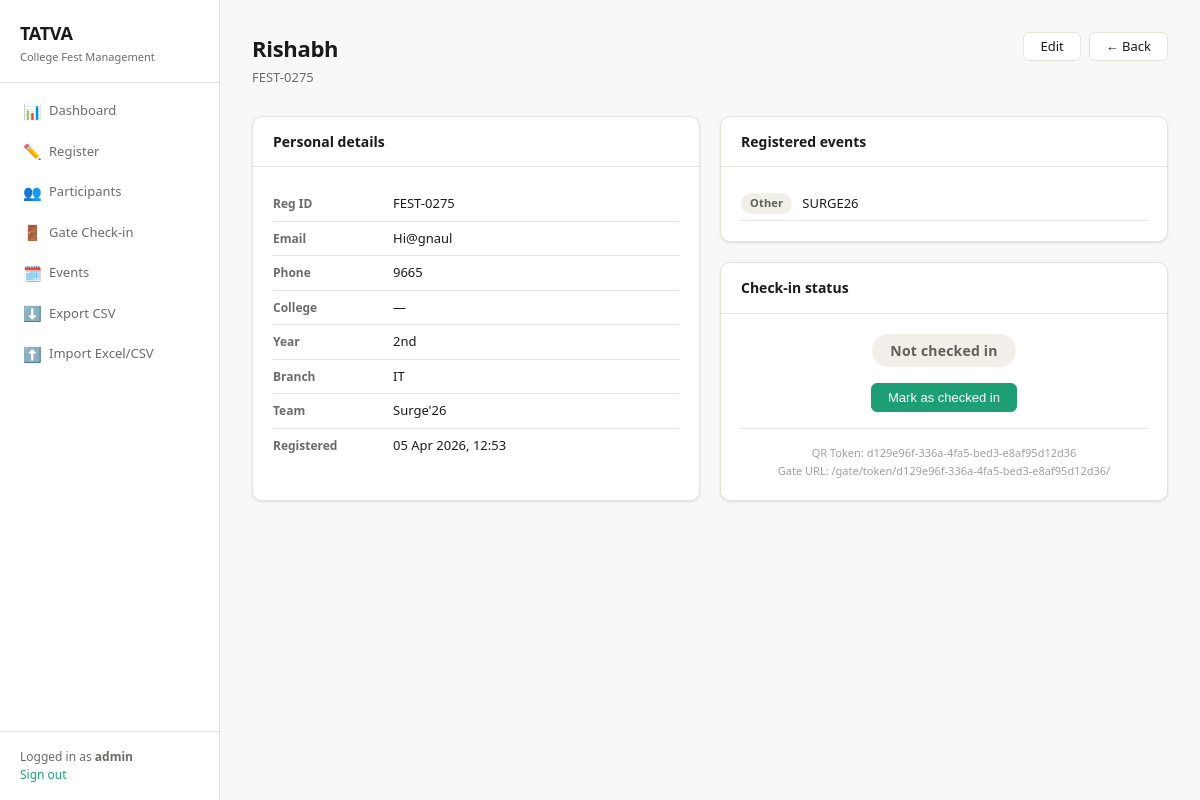
Page /participants/275/ (signed in) on the committed database.
### events/models.py (models this page shows, shortened)
class Participant(models.Model):
    reg_id = models.CharField(max_length=20, unique=True, editable=False)
    name = models.CharField(max_length=200)
    email = models.EmailField(unique=True)
    phone = models.CharField(max_length=15)
    college = models.CharField(max_length=300)
    year = models.CharField(max_length=20, choices=YearOfStudy.choices, blank=True)
    branch = models.CharField(max_length=150, blank=True)
    team_name = models.CharField(max_length=150, blank=True)
    events = models.ManyToManyField(Event, related_name='participants', blank=True)
    status = models.CharField(
        max_length=20,
        choices=[('registered', 'Registered'), ('checked-in', 'Checked In')],
        default='registered'
    )
    checkin_time = models.DateTimeField(null=True, blank=True)
    registered_at = models.DateTimeField(auto_now_add=True)
    qr_token = models.UUIDField(default=uuid.uuid4, unique=True, editable=False)
    class Meta:
        ordering = ['-registered_at']

class Event(models.Model):
    name = models.CharField(max_length=150)
    category = models.CharField(max_length=20, choices=EventCategory.choices, default=EventCategory.TECHNICAL)
    date = models.DateField(null=True, blank=True)
    venue = models.CharField(max_length=200, blank=True)
    max_participants = models.PositiveIntegerField(null=True, blank=True, help_text='Leave blank for unlimited')
    description = models.TextField(blank=True)
    created_at = models.DateTimeField(auto_now_add=True)
    class Meta:
        ordering = ['date', 'name']

### events/views.py (the view)
# urls.py: path('participants/<int:pk>/', views.participant_detail, name='participant_detail'),
@login_required
def participant_detail(request, pk):
    participant = get_object_or_404(Participant, pk=pk)
    details = [
        ('Reg ID', participant.reg_id),
        ('Email', participant.email),
        ('Phone', participant.phone),
        ('College', participant.college),
        ('Year', participant.year),
        ('Branch', participant.branch),
        ('Team', participant.team_name),
        ('Registered', participant.registered_at.strftime('%d %b %Y, %H:%M')),
    ]
    return render(request, 'events/participant_detail.html', {'participant': participant, 'details': details})

### events/templates/events/participant_detail.html (shortened to what this page needs)
{% extends 'events/base.html' %}
{% block content %}
<div class="page-header-row">
  <div class="page-header">
    <h2>{{ participant.name }}</h2>
    <p>{{ participant.reg_id }}</p>
  </div>
  <div style="display:flex;gap:8px">
    <a href="{% url 'edit_participant' participant.pk %}" class="btn">Edit</a>
    <a href="{% url 'participant_list' %}" class="btn">← Back</a>
  </div>
</div>
<div style="display:grid;grid-template-columns:1fr 1fr;gap:1.25rem">
  <div class="card">
    <div class="card-header"><h3>Personal details</h3></div>
    <div class="card-body">
      <table style="width:100%">
        {% for label, val in details %}
        <tr>
          <td style="font-size:12px;color:var(--muted);padding:7px 0;width:120px;font-weight:600">{{ label }}</td>
          <td style="font-size:13px;padding:7px 0">{{ val|default:"—" }}</td>
        </tr>
        {% endfor %}
      </table>
    </div>
  </div>
  <div>
    <div class="card" style="margin-bottom:1.25rem">
      <div class="card-header"><h3>Registered events</h3></div>
      <div class="card-body">
        {% for e in participant.events.all %}
        <div style="display:flex;align-items:center;gap:10px;padding:6px 0;border-bottom:1px solid var(--border)">
          <span class="badge badge-{% if e.category == 'Technical' %}green{% elif e.category == 'Cultural' %}amber{% elif e.category == 'Sports' %}red{% else %}gray{% endif %}">{{ e.category }}</span>
          <span style="font-size:13px;font-weight:500">{{ e.name }}</span>
        </div>
        {% empty %}
        <p style="font-size:13px;color:var(--muted)">No events registered</p>
        {% endfor %}
      </div>
    </div>
    <div class="card">
      <div class="card-header"><h3>Check-in status</h3></div>
      <div class="card-body" style="text-align:center">
        {% if participant.status == 'checked-in' %}
          <span class="badge badge-teal" style="font-size:14px;padding:6px 18px">Checked in</span>
          <p style="font-size:13px;color:var(--muted);margin-top:8px">{{ participant.checkin_time|date:"d M Y, H:i" }}</p>
        {% else %}
          <span class="badge badge-gray" style="font-size:14px;padding:6px 18px">Not checked in</span>
          <p style="margin-top:1rem">
            <form method="post" action="{% url 'quick_checkin' participant.pk %}">
              <button type="submit" class="btn btn-primary" onclick="this.form.submit()">Mark as checked in</button>
            </form>
          </p>
        {% endif %}
        <hr style="border:none;border-top:1px solid var(--border);margin:1rem 0">
        <p style="font-size:11px;color:var(--subtle)">QR Token: {{ participant.qr_token }}</p>
        <p style="font-size:11px;color:var(--subtle);margin-top:2px">Gate URL: /gate/token/{{ participant.qr_token }}/</p>
      </div>
    </div>
  </div>
</div>
{% endblock %}

### events/templates/events/base.html (shortened to what this page needs)
<!DOCTYPE html>
<html lang="en">
<head>
</head>
<body>
<div class="layout">
  <aside class="sidebar">
    <div class="sidebar-logo">
      <h1>TATVA</h1>
      <p>College Fest Management</p>
    </div>
    <nav class="sidebar-nav">
      <a href="{% url 'dashboard' %}" class="nav-item {% if request.resolver_match.url_name == 'dashboard' %}active{% endif %}">
        <span class="icon">📊</span> Dashboard
      </a>
      <a href="{% url 'register_participant' %}" class="nav-item {% if 'register' in request.resolver_match.url_name %}active{% endif %}">
        <span class="icon">✏️</span> Register
      </a>
      <a href="{% url 'participant_list' %}" class="nav-item {% if 'participant_list' in request.resolver_match.url_name %}active{% endif %}">
        <span class="icon">👥</span> Participants
      </a>
      <a href="{% url 'gate_checkin' %}" class="nav-item {% if 'gate' in request.resolver_match.url_name %}active{% endif %}">
        <span class="icon">🚪</span> Gate Check-in
      </a>
      <a href="{% url 'event_list' %}" class="nav-item {% if 'event' in request.resolver_match.url_name %}active{% endif %}">
        <span class="icon">🗓️</span> Events
      </a>
      <a href="{% url 'export_csv' %}" class="nav-item">
        <span class="icon">⬇️</span> Export CSV
      </a>
      <a href="#" onclick="document.getElementById('importModal').style.display='flex'; return false;" class="nav-item">
        <span class="icon">⬆️</span> Import Excel/CSV
      </a>
    </nav>
    <div class="sidebar-footer">
      Logged in as <strong>{{ request.user.username }}</strong><br>
      <a href="{% url 'logout' %}">Sign out</a>
    </div>
  </aside>
  <main class="main">
    {% block content %}{% endblock %}
  </main>
</div>
</body>
</html>

### events/templates/events/base.html (style rules this page uses)
* { box-sizing:border-box;margin:0;padding:0 }
:root { --accent:#1D9E75;--accent-dark:#085041;--accent-light:#E1F5EE; --danger:#E24B4A;--danger-light:#FCEBEB; --warn:#BA7517;--warn-light:#FAEEDA; --info:#185FA5;--info-light:#E6F1FB; --bg:#F8F8F6;--surface:#FFFFFF;--border:#E5E4DC; --text:#1A1A18;--muted:#6B6B66;--subtle:#A0A09A; --radius:10px;--radius-sm:6px; --shadow:0 1px 3px rgba(0,0,0,.07),0 1px 2px rgba(0,0,0,.05); }
body { font-family:'Segoe UI',system-ui,sans-serif;background:var(--bg);color:var(--text);font-size:15px;line-height:1.5;min-height:100vh }
a { color:var(--accent);text-decoration:none }
.layout { display:flex;min-height:100vh }
.sidebar { width:220px;background:var(--surface);border-right:1px solid var(--border);display:flex;flex-direction:column;position:fixed;top:0;left:0;height:100vh;z-index:100 }
.main { margin-left:220px;flex:1;padding:2rem;max-width:calc(100% - 220px) }
.sidebar-logo { padding:1.25rem 1.25rem 1rem;border-bottom:1px solid var(--border) }
.sidebar-logo h1 { font-size:18px;font-weight:600;color:var(--text);letter-spacing:-.3px }
.sidebar-logo p { font-size:11px;color:var(--muted);margin-top:2px }
.sidebar-nav { flex:1;padding:.5rem 0 }
.nav-item { display:flex;align-items:center;gap:10px;padding:9px 1.25rem;color:var(--muted);font-size:13px;font-weight:500;transition:all .15s;border-left:3px solid transparent }
.nav-item .icon { width:16px;text-align:center;font-size:15px }
.sidebar-footer { padding:1rem 1.25rem;border-top:1px solid var(--border);font-size:12px;color:var(--muted) }
.page-header { margin-bottom:1.75rem }
.page-header h2 { font-size:22px;font-weight:600;color:var(--text);letter-spacing:-.3px }
.page-header p { font-size:13px;color:var(--muted);margin-top:3px }
.page-header-row { display:flex;align-items:flex-start;justify-content:space-between;gap:1rem }
.card { background:var(--surface);border:1px solid var(--border);border-radius:var(--radius);box-shadow:var(--shadow) }
.card-body { padding:1.25rem }
.card-header { padding:.9rem 1.25rem;border-bottom:1px solid var(--border);display:flex;align-items:center;justify-content:space-between }
.card-header h3 { font-size:14px;font-weight:600;color:var(--text) }
.btn { display:inline-flex;align-items:center;gap:6px;padding:7px 16px;border-radius:var(--radius-sm);border:1px solid var(--border);background:var(--surface);color:var(--text);font-size:13px;font-weight:500;cursor:pointer;transition:all .15s;line-height:1;text-decoration:none }
.btn-primary { background:var(--accent);color:#fff;border-color:var(--accent) }
table { width:100%;border-collapse:collapse;font-size:13px }
td { padding:10px 12px;border-bottom:1px solid var(--border);color:var(--text);vertical-align:middle }
tr:last-child td { border-bottom:none }
.badge { display:inline-block;padding:2px 9px;border-radius:20px;font-size:11px;font-weight:600;letter-spacing:.2px }
.badge-gray { background:#F1EFE8;color:#5F5E5A }

### rows in the picture
Participant: name "Rishabh", reg_id "FEST-0275", details "FEST-0275" "Hi@gnaul" "9665" "2nd" "IT" "Surge'26", qr_token "d129e96f-336a-4fa5-bed3-e8af95d12d36"
Event: category "Other", name "SURGE26"

### other values in the picture
{{ request.user.username }} "admin"
{{ label }} "Reg ID" "Email" "Phone" "College" "Year" "Branch" "Team" "Registered"
{{ val|default:"—" }} "—" "05 Apr 2026, 12:53"
